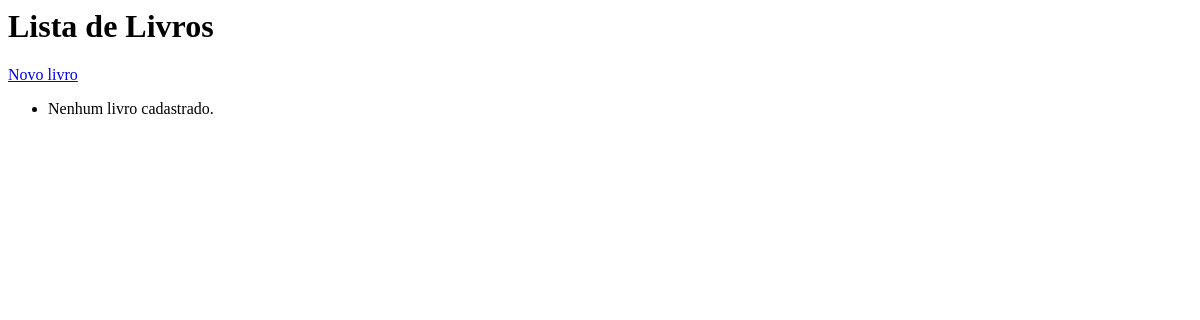
The page /livros/ on the database as committed earlier.
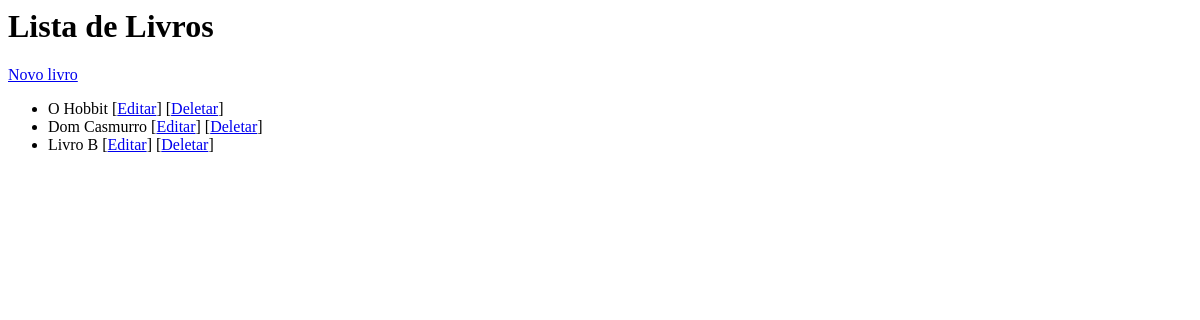
The same page on the database as committed later.
### pratica04/models.py (models this page shows, shortened)
class Livro(models.Model):
    ISBN = models.CharField(max_length=13, unique=True) # unique=True para garantir unicidade
    titulo = models.CharField(max_length=200)
    publicacao = models.DateField()
    preco = models.DecimalField(max_digits=6, decimal_places=2)
    estoque = models.IntegerField()
    editora = models.ForeignKey(Editora, on_delete=models.CASCADE)
    autores = models.ManyToManyField(Autor, through='Publica', related_name='livros')

### pratica04/views.py (the view)
# urls.py: path('livros/', LivroList.as_view(), name='livro_list'),
class LivroList(ListView):
    model = Livro
    template_name = 'livro_list.html'
    context_object_name = 'livros'

### pratica04/templates/livro_list.html
<h1>Lista de Livros</h1>
<a href="{% url 'livro_create' %}">Novo livro</a>
<ul>
    {% for livro in livros %}
    <li>
        {{ livro.titulo }}
        [<a href="{% url 'livro_update' livro.pk %}">Editar</a>]
        [<a href="{% url 'livro_delete' livro.pk %}">Deletar</a>]
    </li>
    {% empty %}
    <li>Nenhum livro cadastrado.</li>
    {% endfor %}
</ul>

Rows that differ between the two databases and show on the page:
added Livro: titulo "O Hobbit"
added Livro: titulo "Dom Casmurro"
added Livro: titulo "Livro B"
Other text that changed with them:
text no longer shown: "Nenhum livro cadastrado."
